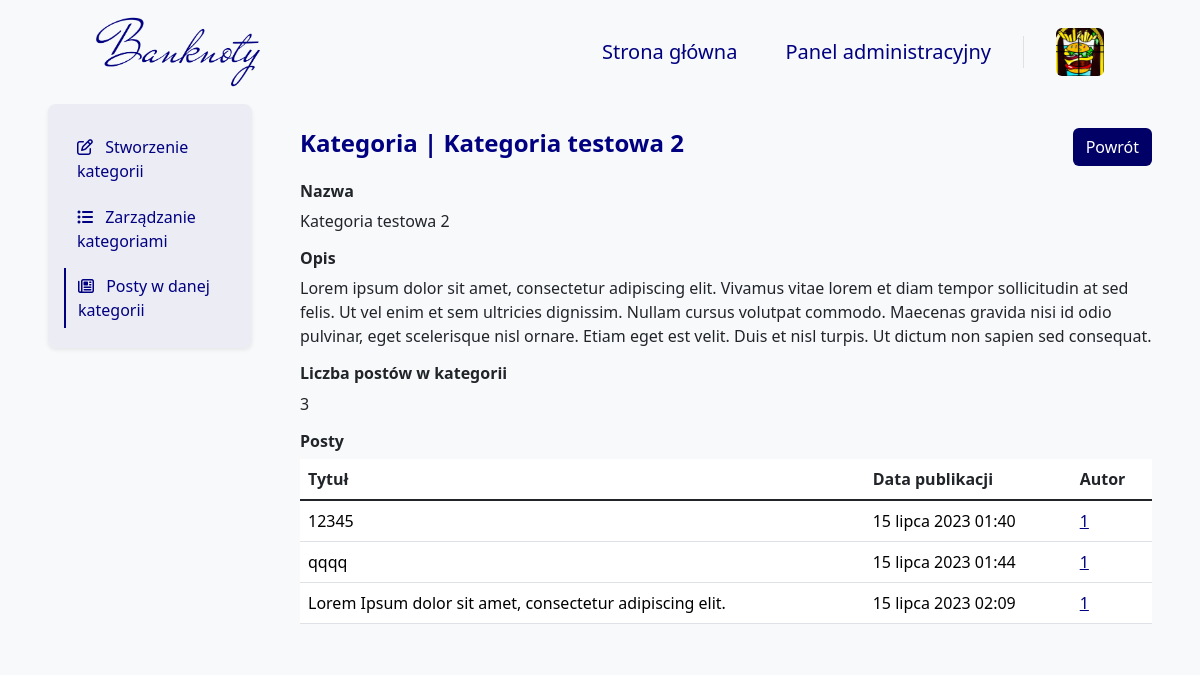
/category/manage/AdminPanel/posts/2 (signed in), run on the app's committed database.
### blog/models.py (models this page shows, shortened)
class Author(models.Model):
    user = models.OneToOneField(User, on_delete=models.CASCADE, verbose_name="Użytkownik")
    bio = models.TextField(
        validators=[validate_bio],
        verbose_name="O autorze", help_text="Krótka informacja o autorze, maksymalnie 512 znaków.")
    profile_pic = models.ImageField(
        null=False, blank=False,
        upload_to="images/profile/",
        verbose_name="Zdjęcie profilowe")
    author_quote = models.TextField(null=False,
                                    blank=False,
                                    validators=[validate_author_quote],
                                    verbose_name='Cytat autora',
                                    help_text="Krótkie motto autora, maksymalnie 128 znaków.")
    author_function = models.TextField(null=False,
                                       blank=False,
                                       validators=[validate_author_function],
                                       verbose_name='Stanowisko autora',
                                       help_text="Nazwa funkcji jaką pełni autor.")
    author_url = models.URLField(null=True, blank=True, verbose_name="URL do strony użytkowanika")
    pinterest_url = models.URLField(
        validators=[validate_pinterest],
        null=True, blank=True, verbose_name="URL do Pinteresta")
    facebook_url = models.URLField(
        validators=[validate_facebook],
        null=True, blank=True, verbose_name="URL do Facebooka")
    twitter_url = models.URLField(
        validators=[validate_twitter],
        null=True, blank=True, verbose_name="URL do Twittera")
    instagram_url = models.URLField(
        validators=[validate_instagram],
        null=True, blank=True, verbose_name="URL do Instagrama")
    def is_profile_pic(self):
        if self.profile_pic:
            return True
        else:
            return False
    is_profile_pic.boolean = True
    is_profile_pic.short_description = 'Profile picture'
    def is_author_url(self):
        if self.author_url:
            return True
        else:
            return False
    is_author_url.boolean = True
    is_author_url.short_description = 'Author page'
    def is_pinterest_url(self):
        if self.pinterest_url:
            return True
        else:
            return False
    is_pinterest_url.boolean = True
    is_pinterest_url.short_description = 'Pinterest page'
    def is_twitter_url(self):
        if self.twitter_url:
            return True
        else:
            return False
    is_twitter_url.boolean = True
    is_twitter_url.short_description = 'Twitter page'
    def is_facebook_url(self):
        if self.facebook_url:
            return True
        else:
            return False
    is_facebook_url.boolean = True
    is_facebook_url.short_description = 'Facebook page'
    def is_instagram_url(self):
        if self.instagram_url:
            return True
        else:
            return False
    is_instagram_url.boolean = True
    is_instagram_url.short_description = 'Instagram page'

class Category(models.Model):
    name = models.CharField(
        max_length=128,
        unique=True,
        blank=False,
        validators=[validate_category],
        error_messages={
            'unique': "Kategoria o tej nazwie już istnieje",
        },
        verbose_name="Kategoria"
    )
    description = models.TextField(
        max_length=512,
        blank=False,
        validators=[validate_category_description],
        verbose_name='Opis'
    )
    def __str__(self):
        return "Kategoria | " + str(self.name)

class Blog(models.Model):
    title = models.TextField(validators=[validate_title], verbose_name="Tytuł")
    content = RichTextField(verbose_name="Treść")
    introduction = models.TextField(validators=[validate_introduction], verbose_name="Wstęp", null=True)
    background = models.ImageField(
        null=False,
        blank=False,
        upload_to="images/post/",
        verbose_name="Tło wpisu")
    date_posted = models.DateTimeField(auto_now_add=True, verbose_name="Data publikacji")
    date_edited = models.DateTimeField(auto_now=True, verbose_name="Data ostatniej edycji")
    author = models.ForeignKey(Author, on_delete=models.CASCADE, verbose_name="Autor")
    favorite = models.BooleanField(null=False, blank=False, default=False, verbose_name='Czy wyróżnić post?')
    category = models.ManyToManyField(Category, max_length=256, blank=False, verbose_name="Kategorie",
                                      help_text="Wyświetlą się maksymalnie trzy kategorie")
    publiction_status = models.BooleanField(null=False, blank=False, default=False, verbose_name="Czy opublikować post?")
    def is_backgroud(self):
        if self.background:
            return True
        else:
            return False
    is_backgroud.boolean = True
    is_backgroud.short_description = 'Background picture'
    def is_publiction_status(self):
        if self.publiction_status:
            return True
        else:
            return False
    is_publiction_status.boolean = True
    is_publiction_status.short_description = 'Publication status'

### blog/views_admin/content/category/category_views.py (the view)
@superuser_required
def category_post_in_category_panel_detail_admin_panel_view(request, pk):
    category = get_object_or_404(Category, pk=pk)
    posts = category.blog_set.all()
    context = {
        'category': category,
        'posts': posts,
    }
    return render(
        request,
        'AdminTemplates/Content/Category/CategoryPostInCategoryDetailAdmin.html',
        context
    )

### templates/AdminTemplates/Content/Category/CategoryPostInCategoryDetailAdmin.html (shortened to what this page needs)
{% extends 'base.html' %}
{% block navbar %}
    {% include 'Navbar/NavbarAdmin.html' %}
{% endblock %}
{% block content %}
    <div class="container-fluid">
        <div class="row">
            <div class="col-12 col-lg-3 px-5 px-lg-5 mx-auto bg-body-tertiary">
                {% include 'AdminTemplates/Content/Category/Elements/Navigation.html' %}
            </div>
            <div class="col-12 col-lg-9 px-5 px-lg-0 pe-lg-5 pt-4 pt-lg-3 mx-auto bg-body-tertiary mt-2">
                {% include 'AdminTemplates/Content/Category/Elements/Detail/CategoryPost.html' %}
            </div>
        </div>
    </div>
{% endblock %}

### templates/Navbar/Elements/DropdownUserSmallScreen.html
<a class="ms-4 nav-user" role="button" data-bs-toggle="dropdown" data-bs-auto-close="outside"
   aria-expanded="false">
    {% if user.author %}
        <img class="card-photo rounded nav-user-img" src="{{ user.author.profile_pic.url }}" alt="">
    {% else %}
        <img class="card-photo rounded nav-user-img" src="{{ user.user.profile_pic.url }}" alt="">
    {% endif %}
</a>

### templates/AdminTemplates/Content/Category/Elements/Detail/CategoryPost.html (shortened to what this page needs)
<div class="admin-panel-header-position">
    <h4 class="mb-0 pb-2 fw-bold text-navy">
        {{ category }}
    </h4>
    <input type=button class="btn btn-register ms-auto" value="Powrót" onClick="javascript:history.go(-1);">
</div>
<h6 class="form-label pt-3 text-start fw-bold">
    Nazwa
</h6>
{{ category.name }}
<h6 class="form-label pt-3 text-start fw-bold">
    Opis
</h6>
{{ category.description }}
<h6 class="form-label pt-3 text-start fw-bold">
    Liczba postów w kategorii
</h6>
{{ category.blog_set.count }}
<h6 class="form-label pt-3 text-start fw-bold">
    Posty
</h6>
{% include 'AdminTemplates/Content/Category/Elements/Table/CategoryPostDetail.html' %}

### templates/AdminTemplates/Content/Category/Elements/Table/CategoryPostDetail.html
<table class="table table-hover">
    <thead>
    <tr>
        <th scope="col">Tytuł</th>
        <th scope="col">Data publikacji</th>
        <th scope="col">Autor</th>
    </tr>
    </thead>
    <tbody class="table-group-divider">
    {% for post in posts %}
        <tr>
            <td>
                <a class="admin_panel_link" href="{% url 'post_detail_admin_panel' post.pk %}">
                    {{ post.title }}
                </a>
            </td>
            <td>
                <a class="admin_panel_link" href="{% url 'post_detail_admin_panel' post.pk %}">
                    {{ post.date_posted }}
                </a>
            </td>
            <td>
                <a class="admin_panel_edit_link" href="{% url 'author_detail_admin_panel' post.author.user.pk %}">
                    {{ post.author.user.username }}
                </a>
            </td>
        </tr>
    {% endfor %}
    </tbody>
</table>

### blog/static/css/style.css (style rules this page uses)
.card-photo { aspect-ratio: 1/1 !important; width: 100%; max-height: 400px; object-fit: cover; object-position: center; }
.btn-register, .btn-socialmedia { color: white; background-color: #000066; }
::placeholder { color: navy !important; opacity: 1; }
.admin_panel_link:link { text-decoration: none !important; color: black; }
.admin_panel_edit_link { color: navy; }

### blog/static/css/Authors.css (style rules this page uses)
.text-navy { color: navy; }

### blog/static/css/Author.css (style rules this page uses)
.text-navy { color: navy; }

### blog/static/css/Admin.css (style rules this page uses)
.admin-panel-header-position { display: flex; align-items: center; }

### blog/static/css/Navbar.css (style rules this page uses)
.nav-user { line-height: 32px; }
.nav-user-img { height: 48px; width: 48px; }

### data on the page
Category: name "Kategoria | Kategoria testowa 2", name "Kategoria testowa 2", description "Lorem ipsum dolor sit amet, consectetur adipiscing elit. Vivamus vitae lorem et diam tempor sollicitudin at sed felis. Ut vel enim et sem ultricies dignissim. Nullam cursus volutpat commodo. Maecenas gravida nisi id odio pulvinar, eget scelerisque nisl ornare. Etiam eget est velit. Duis et nisl turpis. Ut dictum non sapien sed consequat.", blog_set.count "3"
Blog: title "12345", date_posted "15 lipca 2023 01:40", author.user.username "1"
Blog: title "qqqq", date_posted "15 lipca 2023 01:44", author.user.username "1"
Blog: title "Lorem Ipsum dolor sit amet, consectetur adipiscing elit.", date_posted "15 lipca 2023 02:09", author.user.username "1"
